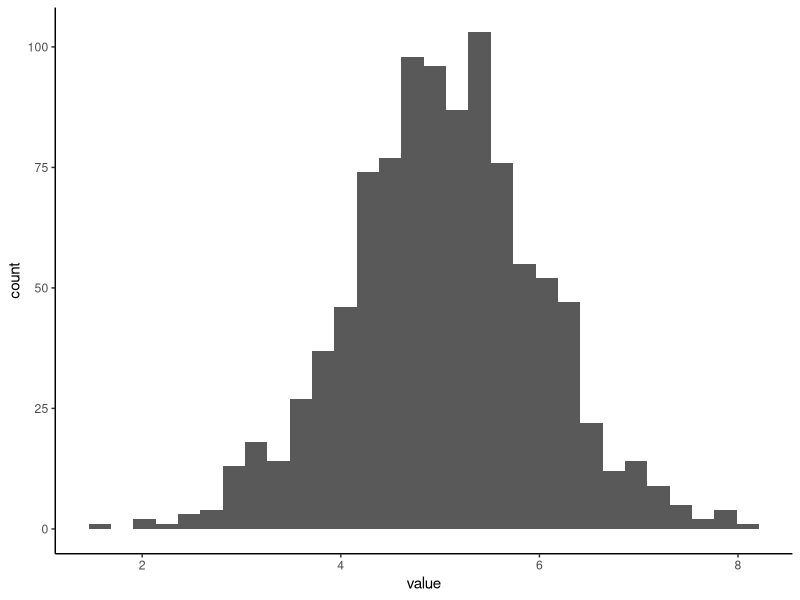
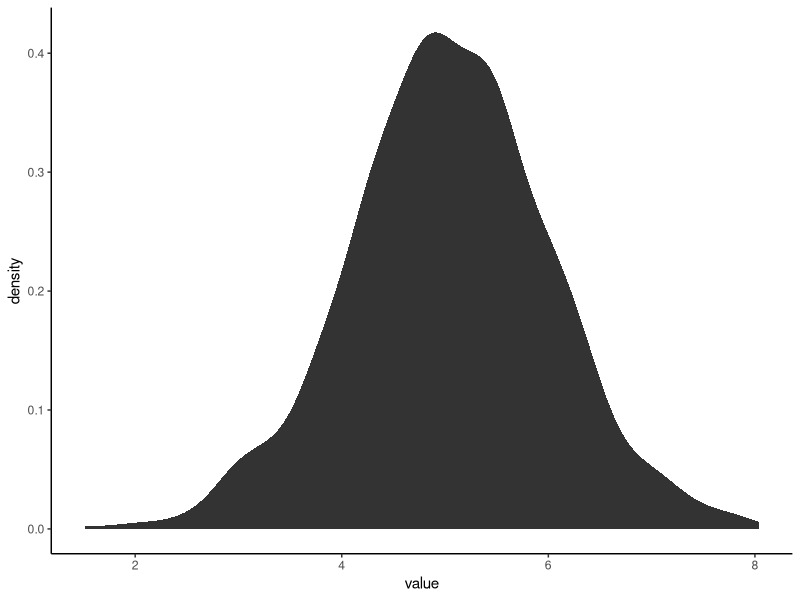
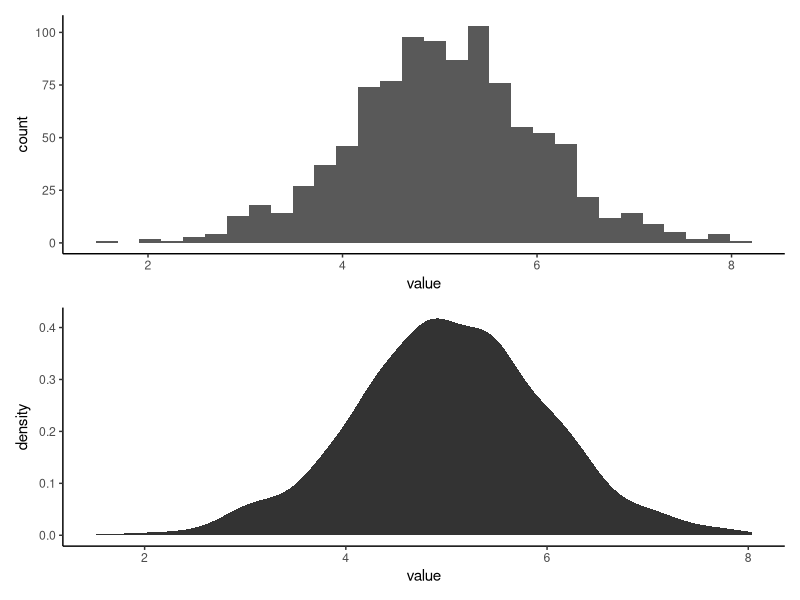
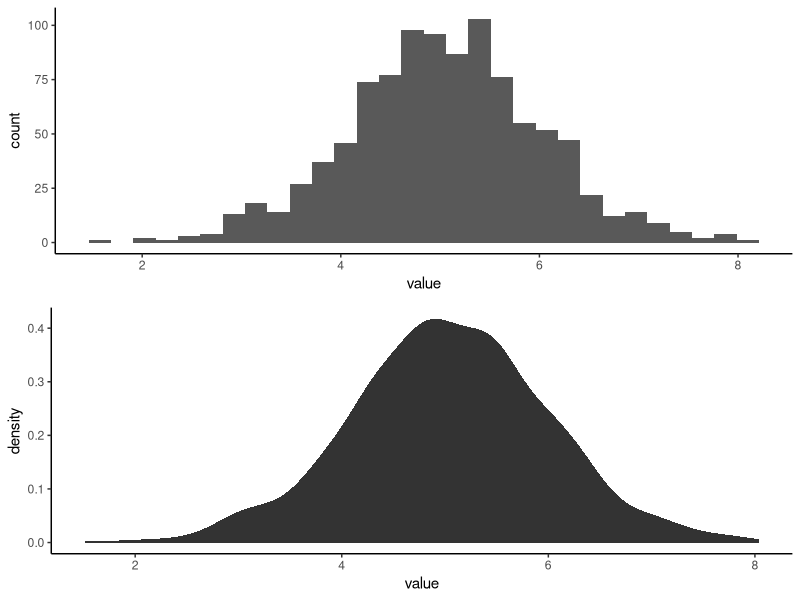

These charts were generated, in order, by the following R code:
# Chapter 5 Introduction to Basic Statistics

library(tidyverse)
library(patchwork)

theme_set(theme_classic())

#generate a normal distribution
ExNorm <- rnorm(1000, mean = 5) %>% 
  as_tibble()

#look at distributions
#histogram
ExNorm %>%
  ggplot(aes(value)) +
  geom_histogram()

#pdf
ExNorm %>%
  ggplot(aes(value)) +
  stat_density()


par(mfrow=c(1,2))
#histogram
exhist <- ExNorm %>%
  ggplot(aes(value)) +
  geom_histogram()

#pdf
expdf <- ExNorm %>%
  ggplot(aes(value)) +
  stat_density()

#put the plots side by side with + or on top of each other with /
exhist/expdf # ini error

# ini coba pakai cara lain, karena yang dibuku error.

# install.packages("gridExtra")  #ini pertama aja.           
library("gridExtra")     

grid.arrange(exhist, expdf, nrow = 2)  
